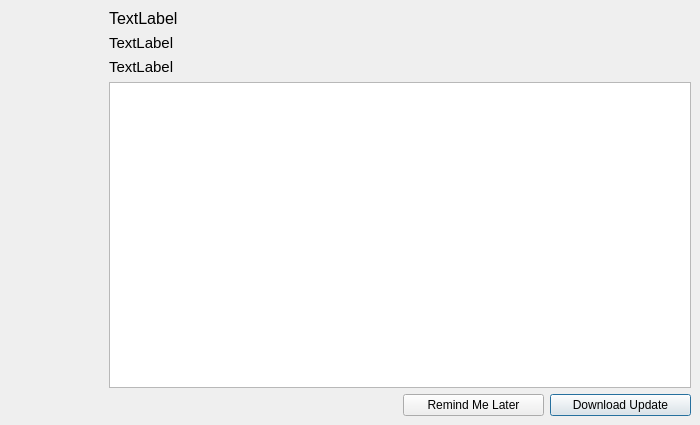
<?xml version="1.0" encoding="UTF-8"?>
<ui version="4.0">
 <author>Francesco Urbani</author>
 <class>MainWindow</class>
 <widget class="QMainWindow" name="MainWindow">
  <property name="geometry">
   <rect>
    <x>0</x>
    <y>0</y>
    <width>700</width>
    <height>425</height>
   </rect>
  </property>
  <property name="minimumSize">
   <size>
    <width>700</width>
    <height>425</height>
   </size>
  </property>
  <property name="maximumSize">
   <size>
    <width>700</width>
    <height>425</height>
   </size>
  </property>
  <property name="windowTitle">
   <string notr="true">Software Update</string>
  </property>
  <widget class="QWidget" name="centralwidget">
   <layout class="QGridLayout" name="gridLayout_2">
    <item row="0" column="1">
     <layout class="QGridLayout" name="gridLayout">
      <item row="0" column="0" colspan="4">
       <widget class="QLabel" name="label1">
        <property name="font">
         <font>
          <pointsize>12</pointsize>
         </font>
        </property>
        <property name="text">
         <string>TextLabel</string>
        </property>
       </widget>
      </item>
      <item row="1" column="0" colspan="4">
       <widget class="QLabel" name="label2">
        <property name="font">
         <font>
          <pointsize>11</pointsize>
         </font>
        </property>
        <property name="text">
         <string>TextLabel</string>
        </property>
       </widget>
      </item>
      <item row="3" column="0" colspan="4">
       <widget class="QTextBrowser" name="textBrowser">
        <property name="font">
         <font>
          <pointsize>12</pointsize>
         </font>
        </property>
       </widget>
      </item>
      <item row="4" column="2">
       <widget class="QPushButton" name="remind_me_later_button">
        <property name="text">
         <string>Remind Me Later</string>
        </property>
       </widget>
      </item>
      <item row="4" column="3">
       <widget class="QPushButton" name="download_update_button">
        <property name="text">
         <string>Download Update</string>
        </property>
        <property name="default">
         <bool>true</bool>
        </property>
       </widget>
      </item>
      <item row="2" column="0" colspan="4">
       <widget class="QLabel" name="label3">
        <property name="font">
         <font>
          <pointsize>11</pointsize>
         </font>
        </property>
        <property name="text">
         <string>TextLabel</string>
        </property>
       </widget>
      </item>
      <item row="4" column="1">
       <spacer name="horizontalSpacer_2">
        <property name="orientation">
         <enum>Qt::Horizontal</enum>
        </property>
        <property name="sizeType">
         <enum>QSizePolicy::Fixed</enum>
        </property>
        <property name="sizeHint" stdset="0">
         <size>
          <width>60</width>
          <height>20</height>
         </size>
        </property>
       </spacer>
      </item>
     </layout>
    </item>
    <item row="0" column="0">
     <spacer name="horizontalSpacer">
      <property name="orientation">
       <enum>Qt::Horizontal</enum>
      </property>
      <property name="sizeType">
       <enum>QSizePolicy::Fixed</enum>
      </property>
      <property name="sizeHint" stdset="0">
       <size>
        <width>100</width>
        <height>20</height>
       </size>
      </property>
     </spacer>
    </item>
   </layout>
  </widget>
  <action name="actionAbout">
   <property name="text">
    <string>About</string>
   </property>
  </action>
  <action name="actiondsd">
   <property name="text">
    <string>dsd</string>
   </property>
  </action>
 </widget>
 <resources/>
 <connections/>
</ui>
